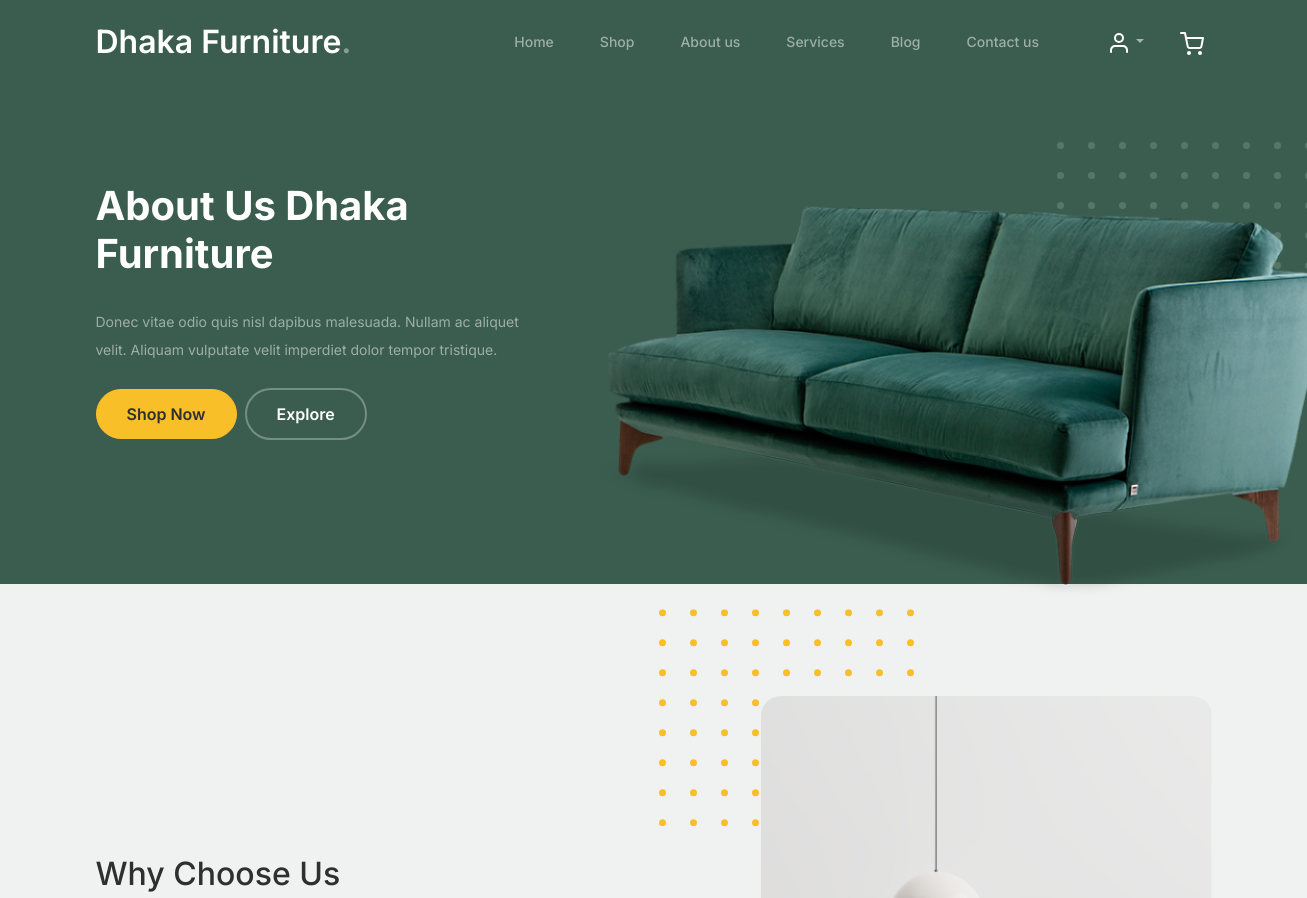
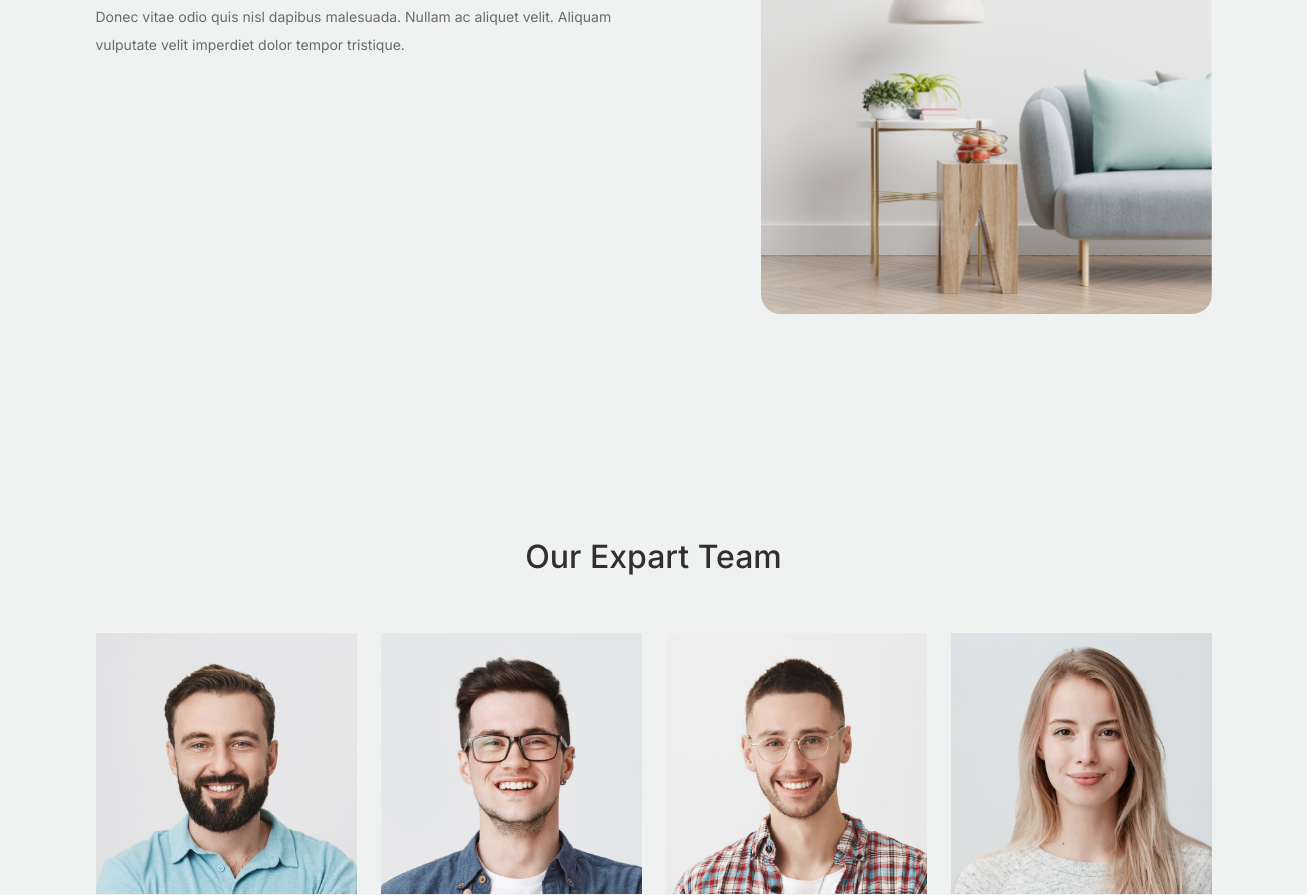
Page /about/ (upper part) on the earlier database version (2 pictures, top to bottom).
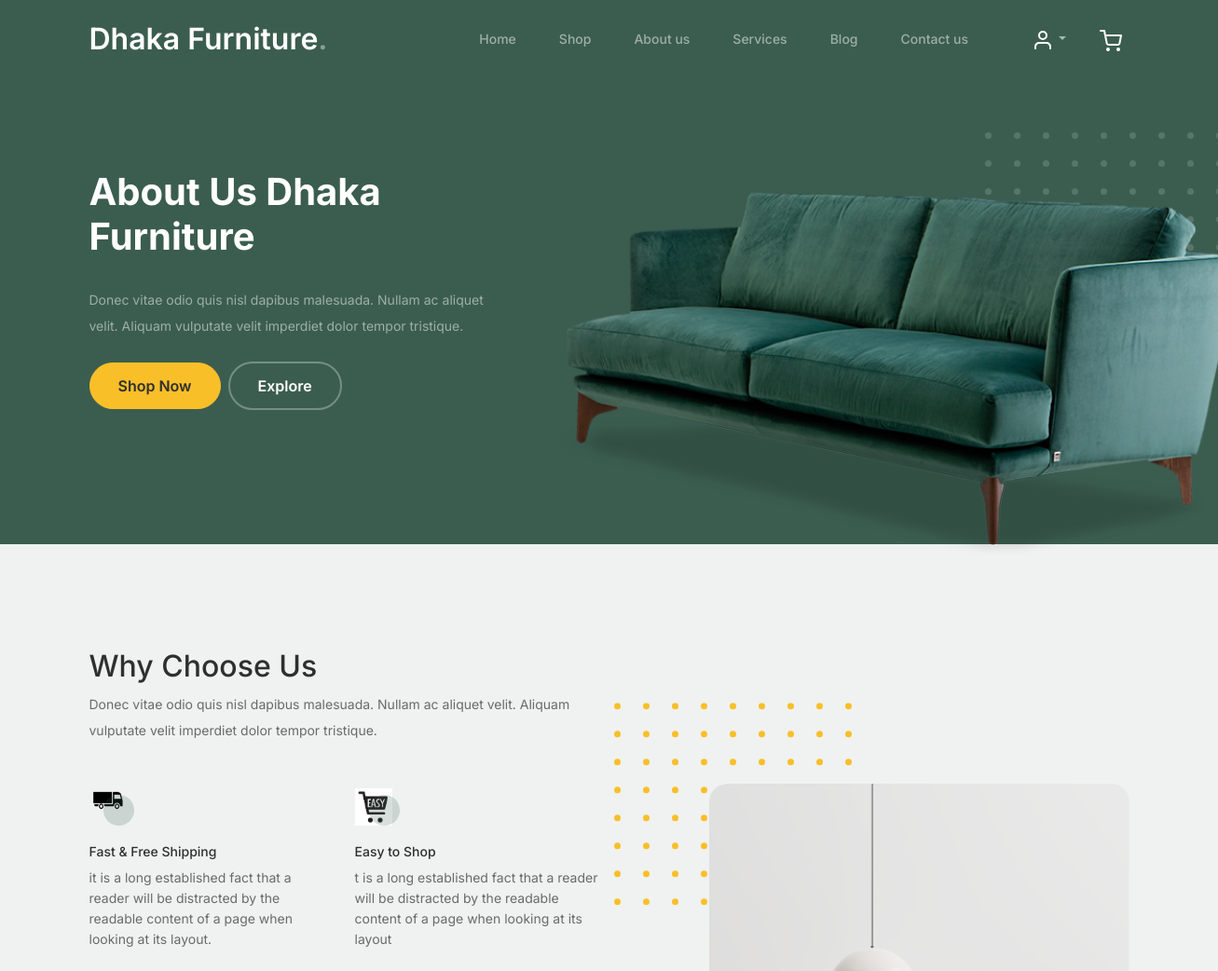
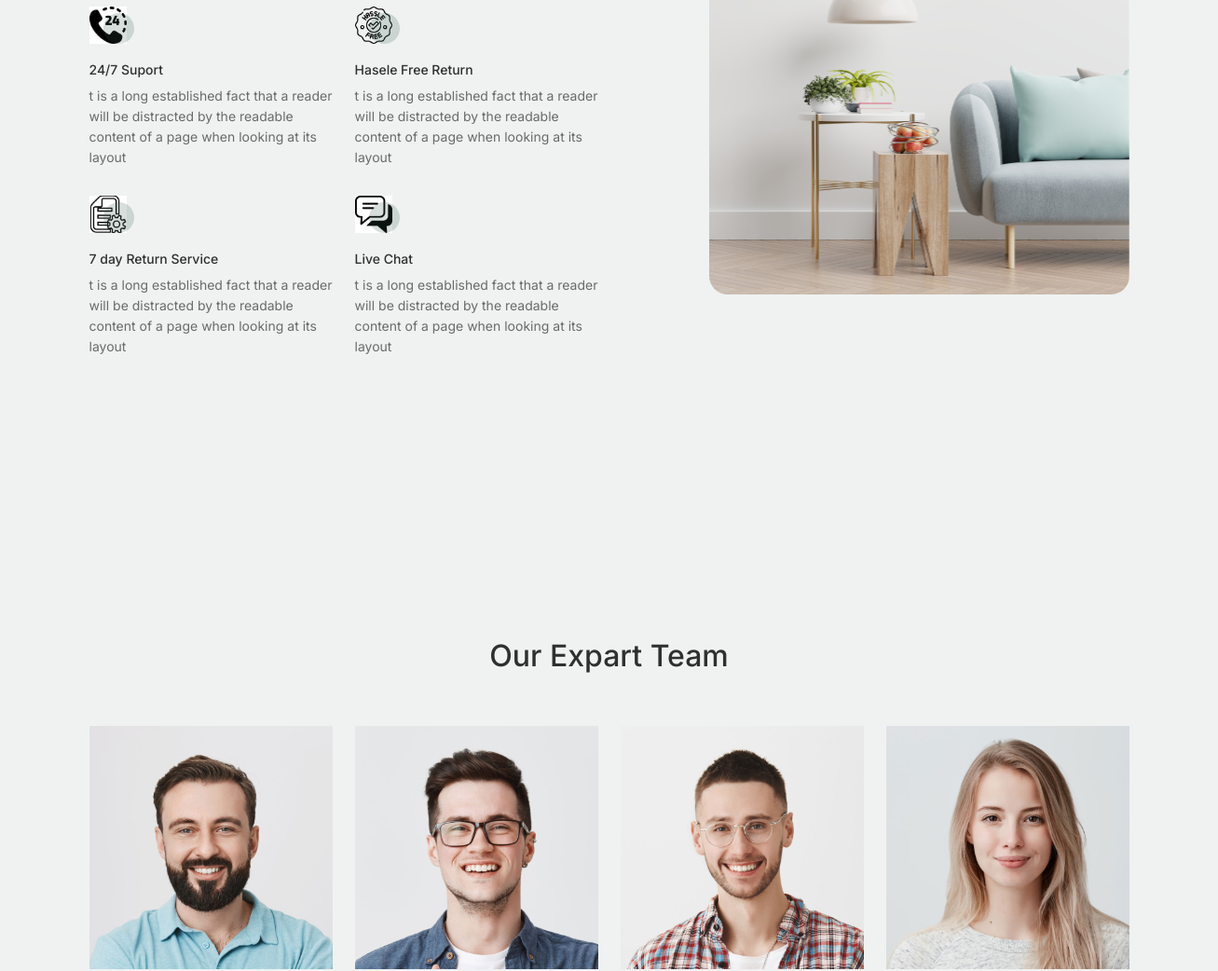
Same page on the later database version (2 pictures, top to bottom).
### main/models.py (models this page shows, shortened)
class OurTeam(models.Model):
    name=models.CharField( max_length=50)
    title=models.CharField( max_length=50)
    description=models.TextField()
    img=models.ImageField(upload_to='team' )

class OurService(models.Model):
    title=models.CharField( max_length=50)
    information=models.TextField()
    image=models.ImageField( upload_to='Service')

### main/views.py (the view)
# urls.py: path('about/',views.About,name='about'),
def About(request):
    tesimonial=Testimonial.objects.all()
    team=OurTeam.objects.all()
    service=OurService.objects.all()
    return render(request,'about.html',locals())

### main/templates/about.html (shortened to what this page needs)
{% extends "base.html" %}
{% load static %}
{% block content %}
			<div class="hero">
				<div class="container">
					<div class="row justify-content-between">
						<div class="col-lg-5">
							<div class="intro-excerpt">
								<h1>About Us Dhaka Furniture</h1>
								<p class="mb-4">Donec vitae odio quis nisl dapibus malesuada. Nullam ac aliquet velit. Aliquam vulputate velit imperdiet dolor tempor tristique.</p>
								<p><a href="{% url "shop" %}" class="btn btn-secondary me-2">Shop Now</a><a href="{% url "blog" %}" class="btn btn-white-outline">Explore</a></p>
							</div>
						</div>
						<div class="col-lg-7">
							<div class="hero-img-wrap">
								<img src="{% static "images/couch.png" %}" class="img-fluid">
							</div>
						</div>
					</div>
				</div>
			</div>
		<div class="why-choose-section">
			<div class="container">
				<div class="row justify-content-between align-items-center">
					<div class="col-lg-6">
						<h2 class="section-title">Why Choose Us</h2>
						<p>Donec vitae odio quis nisl dapibus malesuada. Nullam ac aliquet velit. Aliquam vulputate velit imperdiet dolor tempor tristique.</p>
						<div class="row my-5">
							{% for s in service %}
							<div class="col-6 col-md-6">
								<div class="feature">
									<div class="icon">
										<img src="{{s.image.url}}" alt="Image" class="imf-fluid" width="40" height="40">
									</div>
									<h3>{{s.title}}</h3>
									<p>{{s.information}}</p>
								</div>
							</div>
							{% endfor %}
						</div>
					</div>
					<div class="col-lg-5">
						<div class="img-wrap">
							<img src="{% static "images/why-choose-us-img.jpg" %}" alt="Image" class="img-fluid">
						</div>
					</div>
				</div>
			</div>
		</div>
		<div class="untree_co-section">
			<div class="container">
				<div class="row mb-5">
					<div class="col-lg-5 mx-auto text-center">
						<h2 class="section-title">Our Expart Team</h2>
					</div>
				</div>
				<div class="row">
					{% for team in  team %}
					<div class="col-12 col-md-6 col-lg-3 mb-5 mb-md-0">
						<img src="{{team.img.url}}" class="img-fluid mb-5">
					</div>
					{% endfor %}
				</div>
			</div>
		</div>
		{% endblock content %}

### main/templates/base.html (shortened to what this page needs)
<!doctype html>
<html lang="en">
{% load static %}
<head>
		<link href="{% static "css/bootstrap.min.css" %}" rel="stylesheet">
		<link href="https://cdnjs.cloudflare.com/ajax/libs/font-awesome/6.0.0-beta3/css/all.min.css" rel="stylesheet">
		<link href="{% static "css/tiny-slider.css" %}" rel="stylesheet">
		<link href="{% static "css/style.css" %}" rel="stylesheet">
		<link href="{% static "css/qn.css" %}" rel="stylesheet">
	</head>
	<body>
		<nav class="custom-navbar navbar navbar navbar-expand-md navbar-dark bg-dark" arial-label="Furni navigation bar">
			<div class="container">
				<a class="navbar-brand" href="{% url "home" %}">Dhaka Furniture<span>.</span></a>
				<div class="collapse navbar-collapse" id="navbarsFurni">
					<ul class="custom-navbar-nav navbar-nav ms-auto mb-2 mb-md-0">
						<li class="nav-item ">
							<a class="nav-link" href="{% url "home" %}">Home</a>
						</li>
						<li><a class="nav-link" href="{% url "shop" %}">Shop</a></li>
						<li><a class="nav-link" href="{% url "about" %}">About us</a></li>
						<li><a class="nav-link" href="{% url "service" %}">Services</a></li>
						<li><a class="nav-link" href="{% url "blog" %}">Blog</a></li>
						<li><a class="nav-link" href="{% url "contact" %}">Contact us</a></li>
					</ul>
					<ul class="custom-navbar-cta navbar-nav mb-2 mb-md-0 ms-5">
                        <li>
							<div class="nav-item dropdown">
								<a href="#" class="nav-link dropdown-toggle" data-bs-toggle="dropdown">
									<img src="{% static "images/user.svg" %}">
								</a>
							</div>
						</li>
						<li><a class="nav-link" href="{% url "cart" %}"><img src="{% static "images/cart.svg" %}"></a></li>
					</ul>
				</div>
			</div>
		</nav>
        {% block content %}
        {% endblock content %}
	</body>
</html>

### main/static/css/style.css (style rules this page uses)
body { overflow-x: hidden; position: relative; }
body { font-family: "Inter", sans-serif; font-weight: 400; line-height: 28px; color: #6a6a6a; font-size: 14px; background-color: #eff2f1; }
a { text-decoration: none; -webkit-transition: .3s all ease; -o-transition: .3s all ease; transition: .3s all ease; color: #2f2f2f; text-decoration: underline; }
.custom-navbar { background: #3b5d50 !important; padding-top: 20px; padding-bottom: 20px; }
.custom-navbar .navbar-brand { font-size: 32px; font-weight: 600; }
.custom-navbar .navbar-brand > span { opacity: .4; }
@media (min-width: 992px) { .custom-navbar .custom-navbar-nav li { margin-left: 15px; margin-right: 15px; } }
.custom-navbar .custom-navbar-nav li a { font-weight: 500; color: #ffffff !important; opacity: .5; -webkit-transition: .3s all ease; -o-transition: .3s all ease; transition: .3s all ease; position: relative; }
@media (min-width: 768px) { .custom-navbar .custom-navbar-nav li a:before { content: ""; position: absolute; bottom: 0; left: 8px; right: 8px; background: #f9bf29; height: 5px; opacity: 1; visibility: visible; width: 0; -webkit-transition: .15s all ease-out; -o-transition: .15s all ease-out; transition: .15s all ease-out; } }
.custom-navbar .custom-navbar-cta { margin-left: 0 !important; -webkit-box-orient: horizontal; -webkit-box-direction: normal; -ms-flex-direction: row; flex-direction: row; }
@media (min-width: 768px) { .custom-navbar .custom-navbar-cta { margin-left: 40px !important; } }
.custom-navbar .custom-navbar-cta li { margin-left: 0px; margin-right: 0px; }
.custom-navbar .custom-navbar-cta li:first-child { margin-right: 20px; }
.hero { background: #3b5d50; padding: calc(4rem - 30px) 0 0rem 0; }
@media (min-width: 768px) { .hero { padding: calc(4rem - 30px) 0 4rem 0; } }
@media (min-width: 992px) { .hero { padding: calc(8rem - 30px) 0 8rem 0; } }
.hero .intro-excerpt { position: relative; z-index: 4; }
@media (min-width: 992px) { .hero .intro-excerpt { max-width: 450px; } }
.hero h1 { font-weight: 700; color: #ffffff; margin-bottom: 30px; }
.hero p { color: rgba(255, 255, 255, 0.5); margin-botom: 30px; }
.hero .hero-img-wrap { position: relative; }
.hero .hero-img-wrap img { position: relative; top: 0px; right: 0px; z-index: 2; max-width: 780px; left: -20px; }
@media (min-width: 768px) { .hero .hero-img-wrap img { right: 0px; left: -100px; } }
@media (min-width: 992px) { .hero .hero-img-wrap img { left: 0px; top: -80px; position: absolute; right: -50px; } }
@media (min-width: 1200px) { .hero .hero-img-wrap img { left: 0px; top: -80px; right: -100px; } }
.hero .hero-img-wrap:after { content: ""; position: absolute; width: 255px; height: 217px; background-image: url("../images/dots-light.svg"); background-size: contain; background-repeat: no-repeat; right: -100px; top: -0px; }
@media (min-width: 1200px) { .hero .hero-img-wrap:after { top: -40px; } }
.btn { font-weight: 600; padding: 12px 30px; border-radius: 30px; color: #ffffff; background: #2f2f2f; border-color: #2f2f2f; }
.btn.btn-secondary { color: #2f2f2f; background: #f9bf29; border-color: #f9bf29; }
.btn.btn-white-outline { background: transparent; border-width: 2px; border-color: rgba(255, 255, 255, 0.3); }
.section-title { color: #2f2f2f; }
.why-choose-section { padding: 7rem 0; }
.why-choose-section .img-wrap { position: relative; }
.why-choose-section .img-wrap:before { position: absolute; content: ""; width: 255px; height: 217px; background-image: url("../images/dots-yellow.svg"); background-repeat: no-repeat; background-size: contain; -webkit-transform: translate(-40%, -40%); -ms-transform: translate(-40%, -40%); transform: translate(-40%, -40%); z-index: -1; }
.why-choose-section .img-wrap img { border-radius: 20px; }
.feature { margin-bottom: 30px; }
.feature .icon { display: inline-block; position: relative; margin-bottom: 20px; }
.feature .icon:before { content: ""; width: 33px; height: 33px; position: absolute; background: rgba(59, 93, 80, 0.2); border-radius: 50%; right: -8px; bottom: 0; }
.feature h3 { font-size: 14px; color: #2f2f2f; }
.feature p { font-size: 14px; line-height: 22px; color: #6a6a6a; }
.untree_co-section { padding: 7rem 0; }

Differences in the rows shown:
added OurService: image (picture), title "Fast & Free Shipping", information "it is a long established fact that a reader will be distracted by the readable content of a page when looking at its layout."
added OurService: image (picture), title "Easy to Shop", information "t is a long established fact that a reader will be distracted by the readable content of a page when looking at its layout"
added OurService: image (picture), title "24/7 Suport", information "t is a long established fact that a reader will be distracted by the readable content of a page when looking at its layout"
added OurService: image (picture), title "Hasele Free Return", information "t is a long established fact that a reader will be distracted by the readable content of a page when looking at its layout"
added OurService: image (picture), title "7 day Return Service", information "t is a long established fact that a reader will be distracted by the readable content of a page when looking at its layout"
added OurService: image (picture), title "Live Chat", information "t is a long established fact that a reader will be distracted by the readable content of a page when looking at its layout"
